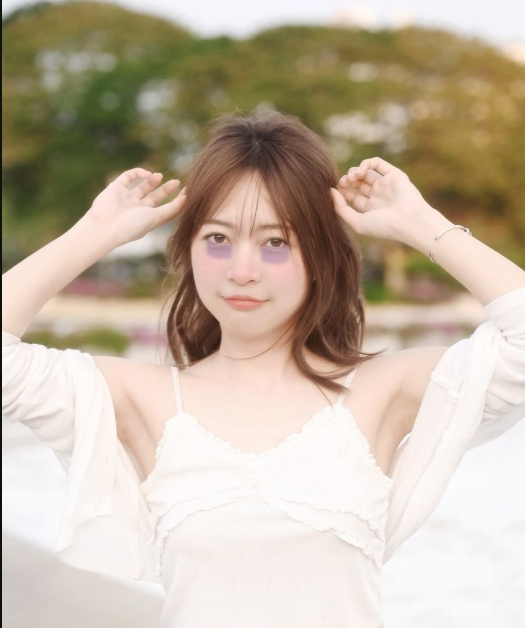
#> input picture backend/main/84751fce688c_dark_circles.jpg, 525 x 628 px
$ python -i skin_utils.py   (imports and definitions only)   (older library calls are emulated)
#> lines starting #> are read from the running program, lines starting #| are printed output that depends on the picture
#> further down, picture is the input picture: shape (628, 525, 3); mean B, G, R 163, 181.2, 195.2
import os
import tempfile
import cv2
import numpy as np

# โหลดตัวตรวจจับใบหน้า/ดวงตา (Haar cascade มากับ opencv-python อยู่แล้ว ไม่ต้องดาวน์โหลดเพิ่ม)
# เก็บไว้เป็น "แผนสำรอง" (fallback) กรณี MediaPipe หาใบหน้าไม่เจอ หรือไม่ได้ติดตั้ง mediapipe ในเครื่อง
# ใช้ os.path.join กัน path ผิดพลาดบน Windows และเช็ค .empty() กันแอปพังถ้าเครื่องไหน
# ติดตั้ง opencv แบบไม่มีไฟล์ cascade มาด้วย (จะ fallback ไปใช้ mask จากสีอย่างเดียวแทน)
_face_cascade = cv2.CascadeClassifier(os.path.join(cv2.data.haarcascades, "haarcascade_frontalface_default.xml"))
_eye_cascade = cv2.CascadeClassifier(os.path.join(cv2.data.haarcascades, "haarcascade_eye.xml"))
_FACE_DETECT_READY = (not _face_cascade.empty()) and (not _eye_cascade.empty())

# โหลด MediaPipe Face Mesh -- ตัวหลักสำหรับหาตำแหน่ง landmark 468 จุดบนใบหน้าแบบแม่นยำระดับพิกเซล
# ใช้แทน Haar cascade + วงรีเดาสัดส่วนแบบเดิม เพราะ Haar cascade ให้แค่ "กรอบสี่เหลี่ยมคร่าวๆ" ของใบหน้า/ตา
# ทำให้ต้องเดาสัดส่วน % ของกรอบเอาเองว่าแก้ม/ปาก/ตาอยู่ตรงไหน ซึ่งคลาดเคลื่อนได้มากในแต่ละคน/แต่ละมุมกล้อง
# (เช่น เส้นขอบล้นไปโดนหู/พื้นหลัง หรือจุดรูขุมขนไปขึ้นที่หน้าผาก/จมูกแทนแก้ม) MediaPipe ให้ตำแหน่งจริง
# ของขอบใบหน้า/ตา/ปาก/แก้มเป๊ะๆ ตามใบหน้าคนในรูปนั้นจริงๆ และยังหาตำแหน่งตาได้แม้หลับตา (ต่าง Haar eye cascade)
# ห่อด้วย try/except กันแอปพังถ้าเครื่องไหนยังไม่ได้ pip install mediapipe (จะ fallback ไป Haar cascade แทน)
# [24 lines not run here, left out]

# ลำดับ landmark index ที่ประกอบเป็นเส้นขอบวงรอบใบหน้าจริง (face oval / silhouette) ตามมาตรฐาน
# MediaPipe Face Mesh (เทียบเท่า FACEMESH_FACE_OVAL) เรียงต่อกันเป็นเส้นปิดรอบเดียวพอดี ใช้ fillPoly
# ตัดขอบเขต mask ให้แนบสนิทกับรูปทรงใบหน้าจริง ไม่รวมหู/พื้นหลังเหมือนวงรีประมาณตำแหน่งแบบเดิม
FACE_OVAL_IDX = [10, 338, 297, 332, 284, 251, 389, 356, 454, 323, 361, 288, 397, 365, 379, 378,
                 400, 377, 152, 148, 176, 149, 150, 136, 172, 58, 132, 93, 234, 127, 162, 21,
                 54, 103, 67, 109]

# จุด landmark มุมตา/บน-ล่างเปลือกตา 6 จุดต่อข้าง (ชุดมาตรฐานที่ใช้คำนวณ Eye Aspect Ratio กันทั่วไป)
# ใช้หาตำแหน่ง+ขนาดตาจริงของคนในรูป (index 0 กับ 3 ในแต่ละชุดคือมุมตาสองฝั่ง ใช้วัดความกว้างตาจริง)
RIGHT_EYE_IDX = [33, 160, 158, 133, 153, 144]
LEFT_EYE_IDX = [362, 385, 387, 263, 373, 380]

# เส้นเปลือกตาล่างแบบละเอียด (เรียงจากมุมตาด้านนอกไปมุมตาด้านใน) ใช้สร้าง polygon ใต้ตาที่โค้งตาม
# รูปทรงเปลือกตาจริงของคนในรูป แทนวงรีเดาสัดส่วนแบบเดิม (ผู้ใช้ระบุชัดเจนว่าห้ามใช้ cv2.ellipse/circle
# กับโซนนี้อีก ต้องต่อจุด landmark จริงเป็น polygon เท่านั้น)
RIGHT_EYE_LOWER_IDX = [33, 7, 163, 144, 145, 153, 154, 155, 133]
LEFT_EYE_LOWER_IDX = [362, 382, 381, 380, 374, 373, 390, 249, 263]

# จุด landmark คงที่ที่ล้อมรอบ "หน้าแก้ม" จริงของแต่ละข้าง (โหนกแก้ม-ขอบจมูก-ร่องแก้ม) ตามที่ผู้ใช้ระบุ
# เป๊ะๆ ใช้แทนวงรีเดาตำแหน่งจากตาแบบเดิม (ที่ทำให้รูปทรงคลาดเคลื่อนไปทางปีกจมูก) ต่อจุดเหล่านี้เป็น
# convex hull ปิดรูปเดียว จะได้ทรงสามเหลี่ยม/สี่เหลี่ยมคางหมูคงที่แนบกับตำแหน่งแก้มจริงเสมอ ไม่ขึ้นกับ
# ตำแหน่งจุดรูขุมขนที่ตรวจเจอแต่ละครั้งอีกต่อไป
# ขยายชุดจุดให้ครอบคลุมกว้างขึ้นตามที่ผู้ใช้ระบุ (ชุดเดิมแคบไปมาก ตกขอบด้านในใกล้จมูก/ใต้ตาไป) เพิ่มจุด
# ใต้ตา/ข้างจมูก/ร่องแก้มเข้ามาด้วย ไม่ใช่แค่แนวโหนกแก้มด้านนอกอย่างเดียว ฝั่งซ้าย (เลขน้อย) ใช้ตามที่ผู้ใช้
# ระบุตรงๆ ฝั่งขวา (เลขมาก) คำนวณแบบ mirror ตามรูปแบบ offset ที่สอดคล้องกับคู่จุดเดิมที่ยืนยันถูกต้องแล้ว
# (111<->340, 101<->330, 123<->352 ต่างกัน +229 เป๊ะ; ช่วง 200-234 ต่างกัน +220 ตามรูปแบบ 213<->433 เดิม)
RIGHT_CHEEK_POLY_IDX = [111, 117, 118, 101, 50, 205, 207, 100, 123]
LEFT_CHEEK_POLY_IDX = [340, 346, 347, 330, 280, 425, 427, 329, 352]

# จุด landmark มุมปากซ้าย/ขวา (ตำแหน่งมาตรฐานที่ใช้กันทั่วไปในการวัดความกว้างปาก)
MOUTH_CORNER_LEFT_IDX = 291
MOUTH_CORNER_RIGHT_IDX = 61

# จุด landmark หัวตาด้านใน (inner canthus) และปีกจมูก (nose ala) สองข้าง -- ใช้ทำ exclusion zone
# กันเงาธรรมชาติที่มักเกิดตรงหัวตา/ร่องแก้ม-จมูก/ใต้จมูก ไม่ให้โดนตรวจเป็นจุดด่างดำผิด (ดู
# get_shadow_exclusion_mask ด้านล่าง)
INNER_EYE_CORNER_IDX = (133, 362)  # หัวตาขวา, หัวตาซ้าย (index 3/0 ใน RIGHT/LEFT_EYE_IDX ตามลำดับ)
NOSE_ALA_IDX = (98, 327)           # ปีกจมูกขวา, ปีกจมูกซ้าย

# ตั้งคุณภาพ JPEG ตอนเซฟรูปผลลัพธ์ไว้สูงสุด (100) เพราะรูป overlay แบบไล่เฉด (เช่น heatmap รอยแดง)
# จะเห็นรอยแตกเป็นบล็อกสี่เหลี่ยมชัดมากถ้าใช้คุณภาพ JPEG ค่า default ทั่วไป (~95) โดยเฉพาะบนพื้นที่สีไล่เฉดเรียบๆ
JPEG_PARAMS = [int(cv2.IMWRITE_JPEG_QUALITY), 100]


# 0a2. รัน MediaPipe Face Mesh ครั้งเดียวต่อรูป คืนพิกัดพิกเซล (x, y) ของ landmark ทั้ง 468 จุด
#      หรือ None ถ้าหาใบหน้าไม่เจอ/ไม่ได้ติดตั้ง mediapipe (ผู้เรียกทุกฟังก์ชันจะ fallback ไปใช้
#      Haar cascade เดิมโดยอัตโนมัติ) ตั้งใจให้เรียกครั้งเดียวต่อ 1 คำขอวิเคราะห์แล้วส่งต่อ (landmarks=...)
#      ให้ทุกฟังก์ชันใช้ร่วมกัน กันรันซ้ำซ้อนหลายรอบโดยไม่จำเป็น
def get_face_landmarks(img):
    if not _MEDIAPIPE_READY:
        # ไม่ได้ติดตั้ง mediapipe เลย หรือ import/สร้าง FaceMesh detector ตอนโหลดไฟล์นี้ล้มเหลว
        # (เช่น เวอร์ชัน mediapipe เข้ากันไม่ได้กับ numpy/opencv ที่ลงอยู่) เช็คด้วยการรัน
        # `python -c "import mediapipe"` ตรงๆ ใน terminal ถ้ามี error จะเห็นสาเหตุจริงตรงนั้น
        print("[get_face_landmarks] _MEDIAPIPE_READY = False (mediapipe ไม่พร้อมใช้งานตั้งแต่ตอน import "
              "ไฟล์นี้เลย ไม่ใช่ปัญหาที่ตัวรูปภาพ)")
        return None
    try:
        h_img, w_img = img.shape[:2]
        # กันกรณีรูปมี 4 ช่องสี (RGBA จาก PNG) หรือเป็น grayscale หลุดเข้ามา ซึ่ง cv2.cvtColor(BGR2RGB)
        # กับรูปที่ไม่ใช่ 3 ช่องสีมาตรฐานจะ throw error แล้วโดน except ด้านล่างกลืนไปเป็น "ไม่พบหน้า" เงียบๆ
        # ทั้งที่จริงคือรูปแบบไฟล์ผิด ไม่ใช่ตรวจจับใบหน้าไม่เจอ
        if img.ndim == 2:
            img = cv2.cvtColor(img, cv2.COLOR_GRAY2BGR)
        elif img.shape[2] == 4:
            img = cv2.cvtColor(img, cv2.COLOR_BGRA2BGR)
        rgb = cv2.cvtColor(img, cv2.COLOR_BGR2RGB)
        result = _face_mesh_detector.process(rgb)
        if not result.multi_face_landmarks:
            print(f"[get_face_landmarks] MediaPipe รันสำเร็จแต่ตรวจจับใบหน้าไม่เจอเลยในรูปขนาด "
                  f"{w_img}x{h_img} (ไม่ใช่ error/บั๊ก แค่โมเดลมองไม่เห็นหน้าคนในรูปนี้จริงๆ)")
            return None
        lm = result.multi_face_landmarks[0].landmark
        return [(int(p.x * w_img), int(p.y * h_img)) for p in lm]
    except Exception as e:
        # เดิม except เงียบๆ ไม่บอกอะไรเลย ทำให้แยกไม่ออกว่า "ไม่เจอหน้าจริงๆ" หรือ "โค้ดพัง" -- ตอนนี้
        # print ข้อความ error จริงออกมาเสมอ เพื่อวินิจฉัยง่ายขึ้นถ้าปัญหานี้เกิดซ้ำอีก
        print(f"[get_face_landmarks] เกิด exception ระหว่างรัน MediaPipe: {type(e).__name__}: {e}")
        return None


# 0a. ตั้งชื่อไฟล์ผลลัพธ์แยกตาม session ของแต่ละคำขอ (session_id) แทนชื่อ "latest_*" ตายตัวเดิม
#     กันปัญหาสำคัญด้านความปลอดภัย/ความเป็นส่วนตัว: ถ้ามีผู้ใช้หลายคนเรียกพร้อมกันตอน deploy จริง
#     คนละคำขอจะไม่เขียนทับ/เห็นรูปผลลัพธ์ของกันและกัน
#     เขียนลง tempfile.gettempdir() แทนโฟลเดอร์โปรเจกต์เสมอ (ไม่ใช่ os.getcwd()/"." แบบเดิม) เพราะบน
#     Vercel Serverless Function โค้ดที่ deploy ไปนั้นเป็น read-only filesystem เขียนไฟล์ลงไปไม่ได้เลย
#     มีแค่ /tmp (ที่ tempfile.gettempdir() ชี้ไปหาให้อัตโนมัติ) เท่านั้นที่เขียนได้ระหว่างรันจริง
#     ฝั่ง main.py จะอ่านไฟล์นี้กลับมาเข้ารหัส base64 แนบไปกับ response ทันทีในคำขอเดียวกันเสมอ
#     (ไม่ใช่รอให้ endpoint /get-image แยกมาอ่านทีหลัง ซึ่งอาจไปตกที่ container คนละตัวกันได้บน serverless)
def result_filename(session_id, kind):
    prefix = session_id if session_id else "latest"
    return os.path.join(tempfile.gettempdir(), f"{prefix}_{kind}.jpg")


# 0b. เกลี่ยสี overlay ให้นุ่มนวลแบบมืออาชีพ (ขอบไล่เฉดไม่แข็งกระด้าง สีโปร่งแสงไม่ทึบจนแสบตา)
#     ใช้แทนการแปะสีทึบตรงๆ ลงพิกเซล (img[mask==255] = color) ทั่วทุกฟังก์ชันวิเคราะห์
# [214 lines left out: functions soft_overlay, get_skin_mask, get_cheek_mask, get_shadow_exclusion_mask, hair_texture_mask, not called in this run]


def analyze_spots_and_pores(img, session_id=None, landmarks=None):
    gray = cv2.cvtColor(img, cv2.COLOR_BGR2GRAY)
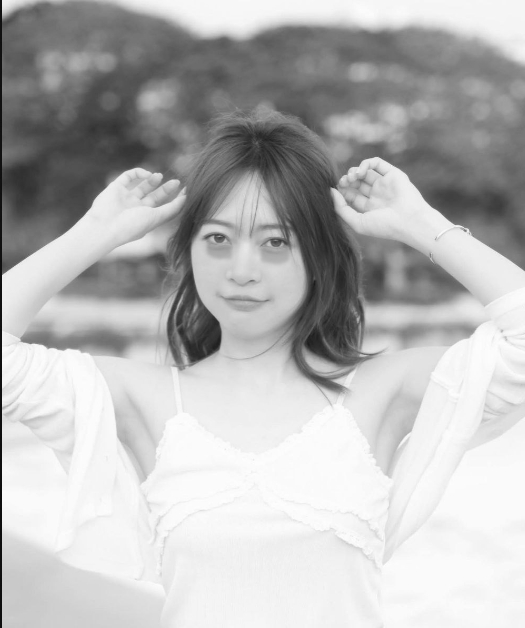
#> gray: shape (628, 525); min 12, max 255, mean 183.3
    clahe = cv2.createCLAHE(clipLimit=2.0, tileGridSize=(8,8))
    cl_img = clahe.apply(gray)
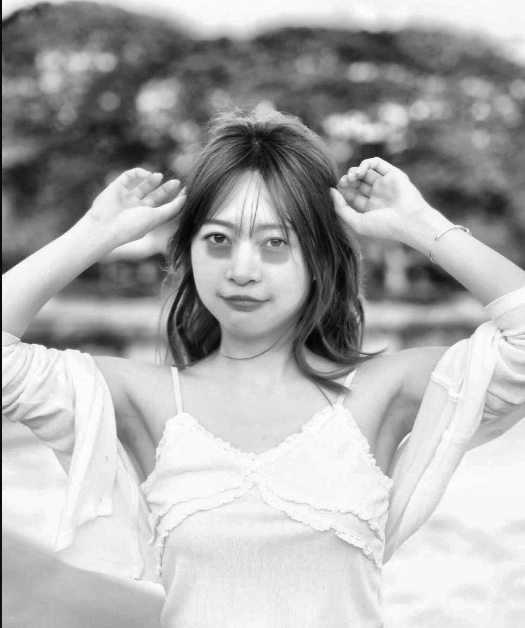
#> cl_img: shape (628, 525); min 3, max 255, mean 172.6

    if landmarks is None:
        landmarks = get_face_landmarks(img)

    skin_mask = get_skin_mask(img, landmarks=landmarks)
    skin_pixel_count = np.sum(skin_mask == 255)
    denom = skin_pixel_count if skin_pixel_count > 0 else gray.size

    # mask เฉพาะจุดด่างดำ: ตัดผม/คิ้วออกอีกชั้นด้วยความหนาแน่นของขอบ (ไม่ใช้ตัวนี้กับรูขุมขนด้านล่าง
    # เพราะรูขุมขนก็ตรวจจากขอบเหมือนกัน ถ้าตัดรวมกันจะกันรูขุมขนจริงบนผิวออกไปด้วยจนตรวจไม่เจอเลย)
    # เพิ่มตัดโซนเงาธรรมชาติ (หัวตา/ร่องแก้ม-จมูก/ใต้จมูก) ออกด้วย -- ดู get_shadow_exclusion_mask
    hair_mask = hair_texture_mask(img)
    shadow_mask = get_shadow_exclusion_mask(img, landmarks)
    spots_skin_mask = cv2.bitwise_and(skin_mask, cv2.bitwise_not(hair_mask))
    spots_skin_mask = cv2.bitwise_and(spots_skin_mask, cv2.bitwise_not(shadow_mask))

    # 1. คำนวณจุดด่างดำ (Spots) -- เปลี่ยนจากเทียบความสว่าง (L*) เป็นเทียบ "การเบี่ยงเบนของสีเม็ดสีจริง"
    #    ในช่อง a*/b* ของ LAB ล้วนๆ แทนทั้งหมด (ไม่แตะ L* เลยตามที่ผู้ใช้ระบุ) เพราะเงาธรรมชาติบนใบหน้า
    #    (หัวตา ร่องแก้ม-จมูก ใต้จมูก) ทำให้ L* ต่ำลงได้พอๆ กับจุดด่างดำจริง แต่แทบไม่เปลี่ยนโทนสี (a*/b*)
    #    เพราะเงาคือแสงที่ลดลงแบบไม่มีสี ในขณะที่เม็ดสี/จุดด่างดำจริงเปลี่ยนโทนสีผิวชัดเจน (คล้ำน้ำตาล/แดง)
    lab = cv2.cvtColor(img, cv2.COLOR_BGR2LAB)
    a_ch = lab[:, :, 1].astype(np.float32)
    b_ch = lab[:, :, 2].astype(np.float32)

    # ปรับแสงให้เรียบก่อนด้วย CLAHE บนช่อง a*/b* เอง (ไม่ใช่ L*) เพื่อลบไล่เฉดสีจากแสงไม่สม่ำเสมอ/เงาอ่อนๆ
    # ที่กระจายทั่วภาพออกไปก่อน เหลือแต่ความเปลี่ยนแปลงสีเฉพาะจุดจริงๆ ให้เด่นชัดขึ้น (illumination normalization)
    clahe_chroma = cv2.createCLAHE(clipLimit=2.0, tileGridSize=(8, 8))
    a_norm = clahe_chroma.apply(np.uint8(np.clip(a_ch, 0, 255))).astype(np.float32)
    b_norm = clahe_chroma.apply(np.uint8(np.clip(b_ch, 0, 255))).astype(np.float32)

    # baseline สีผิว "ปกติ" ของบริเวณนั้น (box filter ใหญ่ = ประมาณค่าพื้นแสง/สีพื้นหลังแบบ illumination
    # background subtraction) ไล่เฉดตามสีผิวจริงบนใบหน้าได้ ไม่ใช่ค่าคงที่เดียวทั้งภาพ
    baseline_a = cv2.boxFilter(a_norm, -1, (41, 41))
    baseline_b = cv2.boxFilter(b_norm, -1, (41, 41))

    diff_a = a_norm - baseline_a
    diff_b = b_norm - baseline_b
    chroma_deviation = cv2.magnitude(diff_a, diff_b)  # ขนาดการเบี่ยงเบนสีรวมของ a* กับ b* จากค่าปกติแถวนั้น

    spots_binary = np.zeros(gray.shape, dtype=np.uint8)
    spots_binary[(chroma_deviation > 10) & (spots_skin_mask == 255)] = 255
    open_kernel = cv2.getStructuringElement(cv2.MORPH_ELLIPSE, (3, 3))
    spots_binary = cv2.morphologyEx(spots_binary, cv2.MORPH_OPEN, open_kernel)

    # เก็บเฉพาะปื้นที่ "กลม/เป็นก้อน" และมีขนาดใหญ่พอจะเป็นจุดด่างดำจริง
    # กรองทิ้งเส้นบางๆ โค้งตามขอบธรรมชาติ (ขอบรูจมูก ใบหู ริมฝีปาก แนวเงาขากรรไกร)
    # ซึ่งมักจะยาว บาง ไม่กลม ต่างจากจุดด่างดำที่เป็นก้อนกลมๆ
    num_labels, labels, stats, _ = cv2.connectedComponentsWithStats(spots_binary, connectivity=8)
    spots_mask = np.zeros(gray.shape, dtype=np.uint8)
    for i in range(1, num_labels):  # label 0 คือพื้นหลัง ข้ามไป
        area = stats[i, cv2.CC_STAT_AREA]
        if area < 10:  # ขยับขั้นต่ำขึ้นจาก 6 กันจุดรบกวนเล็กๆ ที่หลุดผ่านมาตามขอบผม/คาง
            continue
        box_w = stats[i, cv2.CC_STAT_WIDTH]
        box_h = stats[i, cv2.CC_STAT_HEIGHT]
        extent = area / float(box_w * box_h)          # สัดส่วนพื้นที่จริงเทียบกล่องล้อมรอบ (เส้นบางๆ จะค่าต่ำ)
        aspect = min(box_w, box_h) / float(max(box_w, box_h))  # ความยาวเทียบความกว้าง (เส้นยาวๆ จะค่าต่ำ)
        if extent < 0.35 or aspect < 0.25:
            continue
        spots_mask[labels == i] = 255

    spots_score = (np.sum(spots_mask == 255) / denom) * 100
    # สีส้มพีชอ่อนโปร่งแสง ไล่เฉดนุ่มๆ แทนสีส้มทึบแข็งกระด้างแบบเดิม (ปรับให้เข้มขึ้นนิดจากรอบก่อนที่จางไป)
    spots_visual = soft_overlay(img, spots_mask, (102, 178, 255), alpha=0.68, feather=7)
    cv2.imwrite(result_filename(session_id, "spots"), spots_visual, JPEG_PARAMS)

    # 2. คำนวณรูขุมขนกว้าง (Pores) เฉพาะในขอบเขตผิวหนัง (ตัดเส้นผมที่ก่อน edge เยอะออก)
    # threshold เดิม 38 ไวเกินไป (จับผิวเรียบเป็นรูขุมขนหมด) ขยับขึ้นเป็น 55 แล้วกลับกลายเป็นเข้มงวด
    # เกินไปอีกทาง (ตรวจไม่เจอเลยแม้ในรูปที่มีรูขุมขนจริง) ปรับกลับมาที่จุดกลางๆ = 45 แทน โดยพึ่งการ
    # คำนวณคะแนนแบบ density-based ต่อพื้นที่แก้ม (ด้านล่าง) เป็นตัวกันคะแนนพุ่งเกินจริงแทนการเข้มงวด
    # ที่ตัว threshold การตรวจจับเอง
    laplacian = cv2.Laplacian(cl_img, cv2.CV_64F)
    laplacian = np.uint8(np.absolute(laplacian))
    _, pores_mask_raw = cv2.threshold(laplacian, 45, 255, cv2.THRESH_BINARY)
    pores_mask = cv2.bitwise_and(pores_mask_raw, pores_mask_raw, mask=skin_mask)

    # จำกัดขอบเขตรูขุมขนกว้างให้อยู่เฉพาะโซนแก้มเท่านั้น (ไม่ตรวจ/ไม่แสดงบนหน้าผาก ขมับ รอบดวงตา จมูก
    # หรือคาง เด็ดขาดตามที่ผู้ใช้ระบุ) นโยบายเข้มงวด: ถ้าหาโซนแก้มไม่ได้เลย (cheek_mask เป็น None เพราะ
    # ทั้ง MediaPipe และ Haar cascade หาใบหน้าไม่เจอ) จะ "ไม่วาดรูขุมขนเลยแม้แต่จุดเดียว" แทนที่จะ fallback
    # ไปใช้ skin_mask เต็มหน้าแบบเดิม (ซึ่งเป็นสาเหตุที่จุด/เส้นขอบหลุดไปโผล่ตรงขมับ/รอบตา/จมูกตามที่พบ)
    # ยอมให้บางเคสไม่มีผลลัพธ์รูขุมขนแสดง ดีกว่าแสดงตำแหน่งที่ไม่ถูกต้อง
    cheek_mask = get_cheek_mask(img, landmarks=landmarks)
    if cheek_mask is not None:
        pores_mask = cv2.bitwise_and(pores_mask, pores_mask, mask=cheek_mask)
    else:
        pores_mask = np.zeros_like(pores_mask)

    # หาตำแหน่งรูขุมขนแต่ละรูแยกเป็นก้อนๆ (แทนการนับรวมพิกเซลทั้งปื้นแบบเดิม) เพื่อวาดเป็น "จุด"
    # ตามตำแหน่งจริงแต่ละรู แบบภาพตัวอย่างที่ผู้ใช้ส่งมา (จุดม่วงกระจายถี่/ห่างตามความหนาแน่นของรูขุมขนจริง)
    # กรองขนาดก้อนให้อยู่ในช่วงสมเหตุสมผลของรูขุมขน (เล็กเกินไป = สัญญาณรบกวน, ใหญ่เกินไป = ริ้วรอย/ขอบอื่น)
    num_labels, labels, stats, centroids = cv2.connectedComponentsWithStats(pores_mask, connectivity=8)
    pore_points = []
    for i in range(1, num_labels):
        area = stats[i, cv2.CC_STAT_AREA]
        if area < 3 or area > 45:  # ขั้นต่ำ 3 พิกเซล กันจุดสัญญาณรบกวน 1-2 พิกเซลนับเป็นรูขุมขน
            continue
        cx, cy = centroids[i]
        pore_points.append((int(round(cx)), int(round(cy))))

    pores_visual = img.copy()

    # เปลี่ยนกลับมาใช้ cheek_mask (ทรงคงที่จาก landmark ใต้ตา/ข้างปีกจมูก/โหนกแก้ม ที่สมมาตรทั้งสองข้างเสมอ
    # ไม่ผูกกับตำแหน่งจุดรูขุมขนที่สุ่มเจอในแต่ละรูปอีกต่อไป -- แก้ปัญหา "รูปทรงเบี้ยวไม่เท่ากัน/ลอยหลุดนอก
    # ใบหน้า" ของรอบก่อน) แต่ทำให้มุมเหลี่ยมของ polygon โค้งมนแทนเส้นตรงแข็งๆ ด้วยเทคนิค morphological
    # opening+closing ด้วย elliptical kernel ขนาดใหญ่พอสมควร (มาตรฐานสำหรับ "ปัดมุมเหลี่ยม" ของ binary mask
    # -- opening ตัดมุมแหลม/ส่วนยื่นออกไป, closing เติมส่วนเว้าเข้ามาให้เรียบ) แล้วเบลอเล็กน้อย+threshold
    # ซ้ำเพื่อความเนียนของเส้นขอบ ก่อน findContours + ปรับเรียบอีกนิดด้วย approxPolyDP
    smooth_cheek_mask = None
    if cheek_mask is not None:
        round_kernel = cv2.getStructuringElement(cv2.MORPH_ELLIPSE, (23, 23))
        smooth_cheek_mask = cv2.morphologyEx(cheek_mask, cv2.MORPH_OPEN, round_kernel)
        smooth_cheek_mask = cv2.morphologyEx(smooth_cheek_mask, cv2.MORPH_CLOSE, round_kernel)
        smooth_cheek_mask = cv2.GaussianBlur(smooth_cheek_mask, (9, 9), 0)
        _, smooth_cheek_mask = cv2.threshold(smooth_cheek_mask, 127, 255, cv2.THRESH_BINARY)

        contours, _ = cv2.findContours(smooth_cheek_mask, cv2.RETR_EXTERNAL, cv2.CHAIN_APPROX_NONE)
        for cnt in contours:
            if cv2.contourArea(cnt) < 150:
                continue
            epsilon = 0.004 * cv2.arcLength(cnt, True)
            smooth_cnt = cv2.approxPolyDP(cnt, epsilon, True)
            cv2.drawContours(pores_visual, [smooth_cnt], -1, (235, 220, 130), 1, cv2.LINE_AA)

    # วาดจุดกากบาทสีม่วงเล็กๆ เฉพาะจุดที่อยู่ "ภายใน" กรอบแก้มโค้งมนที่เพิ่งวาดไปเท่านั้นตามที่ผู้ใช้ระบุ
    # (ไม่ใช่แค่ pores_mask AND cheek_mask เดิม เพราะ smooth_cheek_mask ผ่านการปัดมุม/หดขอบนิดหน่อยแล้ว
    # ตำแหน่งจริงอาจต่างจาก cheek_mask ดิบไปเล็กน้อยตรงมุม จึงเช็คซ้ำกับ mask ที่วาดแสดงจริงเพื่อความตรงกัน)
    for (px, py) in pore_points:
        if smooth_cheek_mask is not None:
            img_h, img_w = smooth_cheek_mask.shape[:2]
            if px < 0 or py < 0 or px >= img_w or py >= img_h or smooth_cheek_mask[py, px] != 255:
                continue
        cv2.drawMarker(pores_visual, (px, py), (200, 60, 150), markerType=cv2.MARKER_CROSS,
                        markerSize=5, thickness=1, line_type=cv2.LINE_AA)

    cv2.imwrite(result_filename(session_id, "pores"), pores_visual, JPEG_PARAMS)

    # คะแนน: ใช้ "ความหนาแน่นของรูขุมขนที่นับได้จริงต่อพื้นที่แก้ม" (ไม่ใช่พื้นที่ทั้งหน้าแบบเดิม เพราะตอนนี้
    # ตรวจเฉพาะแก้มแล้ว) ตัวคูณเดิม (20000 เทียบกับพื้นที่ทั้งหน้า) สูงเกินจริงมาก ทำให้ผิวที่เรียบเนียนปกติ
    # ก็โดนตัดสินว่าแย่สุดขีดได้ ปรับเป็นความหนาแน่นต่อพื้นที่แก้ม 1000 พิกเซล คูณตัวเลขที่อนุรักษ์นิยมกว่าเดิมมาก
    # (ยังเป็น heuristic ที่ยังไม่มีข้อมูลจริงมาคาลิเบรต แต่ลดโอกาสค่าพุ่งเกินจริงลงมาก)
    pore_count = len(pore_points)
    cheek_pixel_count = int(np.sum(cheek_mask == 255)) if cheek_mask is not None else denom
    cheek_pixel_count = max(cheek_pixel_count, 1)
    pore_density_per_1000px = (pore_count / cheek_pixel_count) * 1000
    # ตัวคูณ 6.0 เดิมทำให้รูขุมขนระดับปานกลาง (ที่ตาเปล่ามองแล้วยังไม่ได้ดูรุนแรงมาก) พุ่งไปเกือบคะแนน
    # แย่สุดขีด (severity ~90+) ไม่ตรงกับสภาพจริงในรูปตามที่ผู้ใช้รายงาน ลดตัวคูณลงเหลือ 3.0 (ยังเป็น
    # heuristic ที่ยังไม่มีข้อมูลจริงมาคาลิเบรต แต่ลดความรุนแรงเกินจริงลงครึ่งหนึ่ง)
    pores_score = pore_density_per_1000px * 3.0

    final_spots = min(100.0, round(float(spots_score * 1.5), 2))
    final_pores = min(100.0, round(float(pores_score), 2))
    return final_spots, final_pores

# 3. คำนวณริ้วรอยเส้นบางบนผิว (Wrinkles) -- ใช้ตอน deep U-Net model ไม่พร้อมใช้งาน
# [180 lines left out: functions analyze_wrinkles, analyze_dark_circles, generate_uv_spots, not called in this run]

>>> import cv2
>>> picture = cv2.imread('../84751fce688c_dark_circles.jpg')
#> (the run stopped early here; a loop or call above may not have finished)
